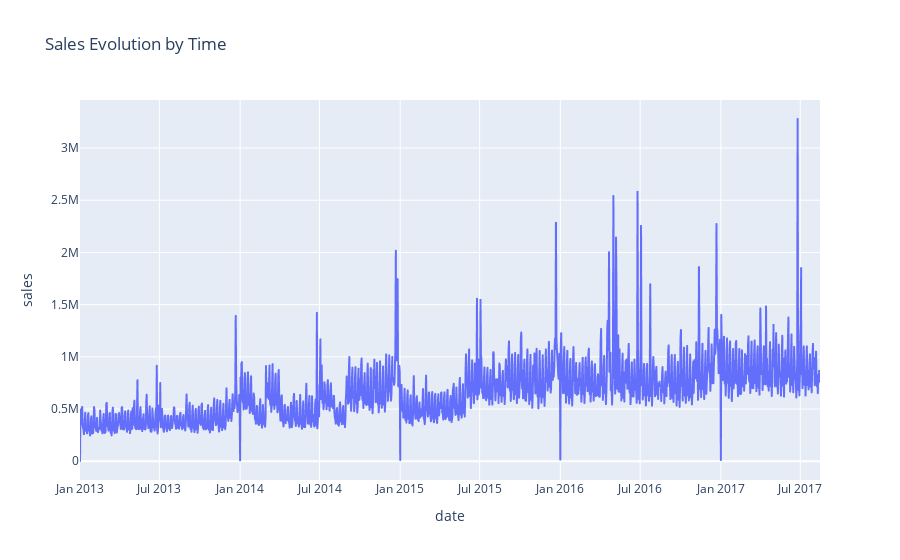

Source (notebook cell):
### Code cell
fig = px.line(data_tm, x="date", y="sales", title='Sales Evolution by Time')
fig.show()

### Figure 1 — Plotly figure (JSON) as saved in the notebook; plotly's stock layout.template omitted (floating-point values rounded to 4 significant figures; data arrays with more than 128 entries replaced by an {"elided": "..."} marker saying what was removed)
{"data": [{"hovertemplate": "date=%{x}<br>sales=%{y}<extra></extra>", "legendgroup": "", "line": {"color": "#636efa", "dash": "solid"}, "marker": {"symbol": "circle"}, "mode": "lines", "name": "", "showlegend": false, "type": "scattergl", "x": {"elided": "1684 str values"}, "xaxis": "x", "y": {"elided": "1684 float values"}, "yaxis": "y"}], "layout": {"legend": {"tracegroupgap": 0}, "title": {"text": "Sales Evolution by Time"}, "xaxis": {"anchor": "y", "domain": [0, 1], "title": {"text": "date"}}, "yaxis": {"anchor": "x", "domain": [0, 1], "title": {"text": "sales"}}}}
